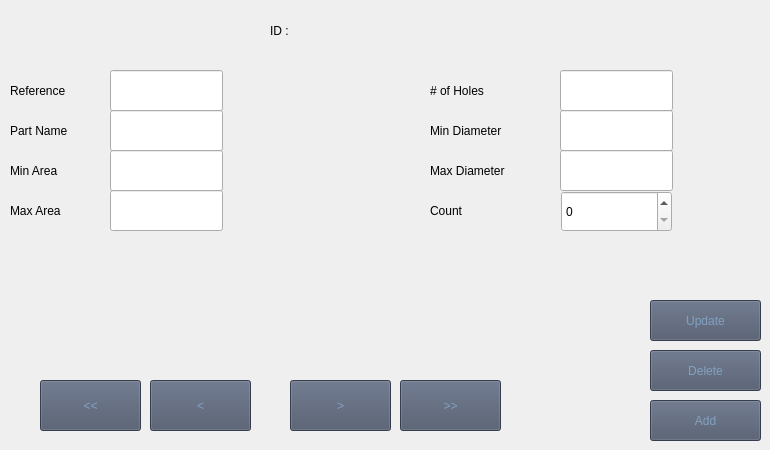
    <widget class="QWidget" name="tab_2">
     <attribute name="title">
      <string>Edit Inventory</string>
     </attribute>
     <widget class="QLabel" name="label_2">
      <property name="geometry">
       <rect>
        <x>10</x>
        <y>70</y>
        <width>91</width>
        <height>41</height>
       </rect>
      </property>
      <property name="text">
       <string>Reference</string>
      </property>
     </widget>
     <widget class="QLabel" name="label_9">
      <property name="geometry">
       <rect>
        <x>10</x>
        <y>110</y>
        <width>91</width>
        <height>41</height>
       </rect>
      </property>
      <property name="text">
       <string>Part Name</string>
      </property>
     </widget>
     <widget class="QLabel" name="label_10">
      <property name="geometry">
       <rect>
        <x>10</x>
        <y>150</y>
        <width>91</width>
        <height>41</height>
       </rect>
      </property>
      <property name="text">
       <string>Min Area</string>
      </property>
     </widget>
     <widget class="QLabel" name="label_11">
      <property name="geometry">
       <rect>
        <x>10</x>
        <y>190</y>
        <width>91</width>
        <height>41</height>
       </rect>
      </property>
      <property name="text">
       <string>Max Area</string>
      </property>
     </widget>
     <widget class="QLabel" name="label_12">
      <property name="geometry">
       <rect>
        <x>430</x>
        <y>190</y>
        <width>121</width>
        <height>41</height>
       </rect>
      </property>
      <property name="text">
       <string>Count</string>
      </property>
     </widget>
     <widget class="QLabel" name="label_13">
      <property name="geometry">
       <rect>
        <x>430</x>
        <y>110</y>
        <width>121</width>
        <height>41</height>
       </rect>
      </property>
      <property name="text">
       <string>Min Diameter</string>
      </property>
     </widget>
     <widget class="QLabel" name="label_14">
      <property name="geometry">
       <rect>
        <x>430</x>
        <y>70</y>
        <width>121</width>
        <height>41</height>
       </rect>
      </property>
      <property name="text">
       <string># of Holes</string>
      </property>
     </widget>
     <widget class="QLabel" name="label_16">
      <property name="geometry">
       <rect>
        <x>430</x>
        <y>150</y>
        <width>121</width>
        <height>41</height>
       </rect>
      </property>
      <property name="text">
       <string>Max Diameter</string>
      </property>
     </widget>
     <widget class="QLabel" name="label_17">
      <property name="geometry">
       <rect>
        <x>270</x>
        <y>10</y>
        <width>51</width>
        <height>41</height>
       </rect>
      </property>
      <property name="text">
       <string>ID :</string>
      </property>
     </widget>
     <widget class="QLineEdit" name="reference_label">
      <property name="geometry">
       <rect>
        <x>110</x>
        <y>70</y>
        <width>113</width>
        <height>41</height>
       </rect>
      </property>
      <property name="styleSheet">
       <string notr="true">/*background-color: rgb(255, 255, 255);</string>
      </property>
      <property name="text">
       <string/>
      </property>
     </widget>
     <widget class="QLineEdit" name="part_name_label">
      <property name="geometry">
       <rect>
        <x>110</x>
        <y>110</y>
        <width>113</width>
        <height>41</height>
       </rect>
      </property>
      <property name="styleSheet">
       <string notr="true">/*background-color: rgb(255, 255, 255);</string>
      </property>
      <property name="text">
       <string/>
      </property>
     </widget>
     <widget class="QLineEdit" name="min_area_label">
      <property name="geometry">
       <rect>
        <x>110</x>
        <y>150</y>
        <width>113</width>
        <height>41</height>
       </rect>
      </property>
      <property name="styleSheet">
       <string notr="true">/*background-color: rgb(255, 255, 255);</string>
      </property>
      <property name="text">
       <string/>
      </property>
     </widget>
     <widget class="QLineEdit" name="max_area_label">
      <property name="geometry">
       <rect>
        <x>110</x>
        <y>190</y>
        <width>113</width>
        <height>41</height>
       </rect>
      </property>
      <property name="styleSheet">
       <string notr="true">/*background-color: rgb(255, 255, 255);</string>
      </property>
      <property name="text">
       <string/>
      </property>
     </widget>
     <widget class="QLineEdit" name="hole_number_label">
      <property name="geometry">
       <rect>
        <x>560</x>
        <y>70</y>
        <width>113</width>
        <height>41</height>
       </rect>
      </property>
      <property name="styleSheet">
       <string notr="true">/*background-color: rgb(255, 255, 255);</string>
      </property>
      <property name="text">
       <string/>
      </property>
     </widget>
     <widget class="QLineEdit" name="min_diameter_label">
      <property name="geometry">
       <rect>
        <x>560</x>
        <y>110</y>
        <width>113</width>
        <height>41</height>
       </rect>
      </property>
      <property name="styleSheet">
       <string notr="true">/*background-color: rgb(255, 255, 255);</string>
      </property>
      <property name="text">
       <string/>
      </property>
     </widget>
     <widget class="QLineEdit" name="max_diameter_label">
      <property name="geometry">
       <rect>
        <x>560</x>
        <y>150</y>
        <width>113</width>
        <height>41</height>
       </rect>
      </property>
      <property name="styleSheet">
       <string notr="true">/*background-color: rgb(255, 255, 255);</string>
      </property>
      <property name="text">
       <string/>
      </property>
     </widget>
     <widget class="QLabel" name="id_label">
      <property name="geometry">
       <rect>
        <x>320</x>
        <y>10</y>
        <width>101</width>
        <height>41</height>
       </rect>
      </property>
      <property name="styleSheet">
       <string notr="true">/*background-color: rgb(255, 255, 255);
</string>
      </property>
      <property name="text">
       <string/>
      </property>
      <property name="alignment">
       <set>Qt::AlignCenter</set>
      </property>
     </widget>
     <widget class="QSpinBox" name="count_spin_box">
      <property name="geometry">
       <rect>
        <x>561</x>
        <y>191</y>
        <width>111</width>
        <height>41</height>
       </rect>
      </property>
      <property name="styleSheet">
       <string notr="true">/*background-color: rgb(255, 255, 255);</string>
      </property>
     </widget>
     <widget class="QPushButton" name="next_button">
      <property name="geometry">
       <rect>
        <x>290</x>
        <y>380</y>
        <width>101</width>
        <height>51</height>
       </rect>
      </property>
      <property name="styleSheet">
       <string notr="true">color: rgb(129, 161, 193);
background-color: rgb(76, 86, 106);</string>
      </property>
      <property name="text">
       <string>&gt;</string>
      </property>
     </widget>
     <widget class="QPushButton" name="last_button">
      <property name="geometry">
       <rect>
        <x>400</x>
        <y>380</y>
        <width>101</width>
        <height>51</height>
       </rect>
      </property>
      <property name="styleSheet">
       <string notr="true">color: rgb(129, 161, 193);
background-color: rgb(76, 86, 106);</string>
      </property>
      <property name="text">
       <string>&gt;&gt;</string>
      </property>
     </widget>
     <widget class="QPushButton" name="previous_button">
      <property name="geometry">
       <rect>
        <x>150</x>
        <y>380</y>
        <width>101</width>
        <height>51</height>
       </rect>
      </property>
      <property name="styleSheet">
       <string notr="true">color: rgb(129, 161, 193);
background-color: rgb(76, 86, 106);</string>
      </property>
      <property name="text">
       <string>&lt;</string>
      </property>
     </widget>
     <widget class="QPushButton" name="first_button">
      <property name="geometry">
       <rect>
        <x>40</x>
        <y>380</y>
        <width>101</width>
        <height>51</height>
       </rect>
      </property>
      <property name="styleSheet">
       <string notr="true">color: rgb(129, 161, 193);
background-color: rgb(76, 86, 106);</string>
      </property>
      <property name="text">
       <string>&lt;&lt;</string>
      </property>
     </widget>
     <widget class="QPushButton" name="update_button">
      <property name="geometry">
       <rect>
        <x>650</x>
        <y>300</y>
        <width>111</width>
        <height>41</height>
       </rect>
      </property>
      <property name="styleSheet">
       <string notr="true">color: rgb(129, 161, 193);
background-color: rgb(76, 86, 106);</string>
      </property>
      <property name="text">
       <string>Update</string>
      </property>
     </widget>
     <widget class="QPushButton" name="delete_button">
      <property name="geometry">
       <rect>
        <x>650</x>
        <y>350</y>
        <width>111</width>
        <height>41</height>
       </rect>
      </property>
      <property name="styleSheet">
       <string notr="true">color: rgb(129, 161, 193);
background-color: rgb(76, 86, 106);</string>
      </property>
      <property name="text">
       <string>Delete</string>
      </property>
     </widget>
     <widget class="QPushButton" name="add_button">
      <property name="geometry">
       <rect>
        <x>650</x>
        <y>400</y>
        <width>111</width>
        <height>41</height>
       </rect>
      </property>
      <property name="styleSheet">
       <string notr="true">color: rgb(129, 161, 193);
background-color: rgb(76, 86, 106);</string>
      </property>
      <property name="text">
       <string>Add</string>
      </property>
     </widget>
    </widget>
